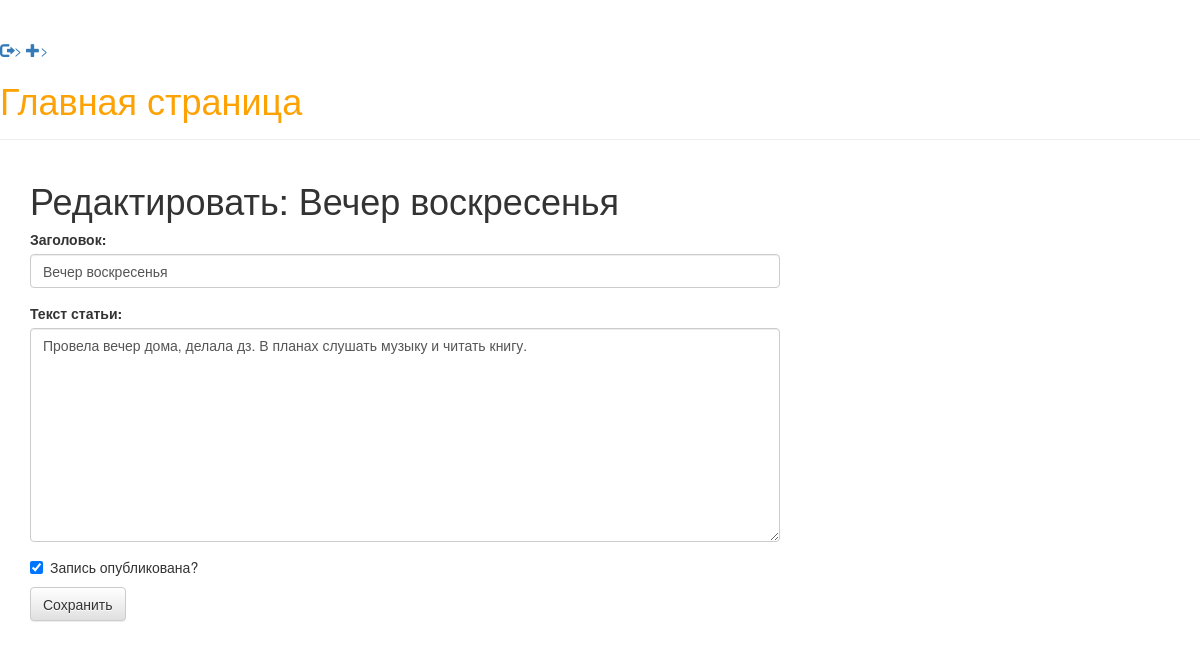
The app's page /posts/1/edit/ (signed in) with its own data.
### blog/models.py (models this page shows, shortened)
class Post(models.Model):
    author = models.ForeignKey(settings.AUTH_USER_MODEL, on_delete=models.CASCADE)
    title = models.CharField(max_length=200, verbose_name="Заголовок")
    text = models.TextField(verbose_name="Текст статьи")
    created_date = models.DateTimeField(default=timezone.now, verbose_name="Дата создания")
    published_date = models.DateTimeField(blank=True, null=True, verbose_name="Дата публикации")
    is_published = models.BooleanField(default=False, verbose_name="Запись опубликована?")
    objects = PostManager()
    published = PostPublishedManager()
    class Meta:
        verbose_name = 'Запись в блоге'
        verbose_name_plural = 'Запись в блоге'

### blog/views.py (the view)
# urls.py: path('posts/<int:id>/edit/', views.post_edit, name='post_edit'),
@login_required
def post_edit(request, id):
    post = get_object_or_404(Post, id=id) if id else None
    if post and post.author != request.user:
        return redirect('post_list')
    if request.method == "POST":
        form = PostForm(request.POST, instance=post)
        if form.is_valid():
            post = form.save(commit=False)
            post.author = request.user
            if post.is_published:
                post.published_date = timezone.now()
            else:
                post.published_date = None
            post.save()
            return redirect('blog:post_detail', id=post.id)
    else:
        form = PostForm(instance=post)
    return render(request, 'blog/post_edit.html', {'form': form})\

### blog/forms.py
class PostForm(forms.ModelForm):
    class Meta:
        model = Post
        fields = ('title', 'text', 'is_published')

### blog/managers.py (called while the page is built)
    def get_queryset(self):
        return PostQuerySet(self.model, using=self._db)

### blog/templates/blog/post_edit.html (shortened to what this page needs)
{% extends 'blog/base.html' %}
{% load widget_tweaks %}
{% block content %}
<h1>
    {% if form.instance.id %}
    Редактировать: {{ form.instance.title }}
    {% else %}
    Новая запись
    {% endif %}
</h1>
<form method="POST" class="post-form">
    <div class="form-group">
        {{ form.title.label_tag }}
        {{ form.title|add_class:"form-control" }}
    </div>
    <div class="form-group">
        {{ form.text.label_tag }}
        {{ form.text|add_class:"form-control" }}
    </div>
    <div class="checkbox">
        <label>{{ form.is_published }}Запись опубликована?</label>
    </div>
    <button type="submit" class="save btn btn-default">Сохранить</button>
</form>
{% endblock %}

### records on screen
Post: instance "Вечер воскресенья", title "Вечер воскресенья", text "Провела вечер дома, делала дз. В планах слушать музыку и читать книгу.", is_published "☑"
